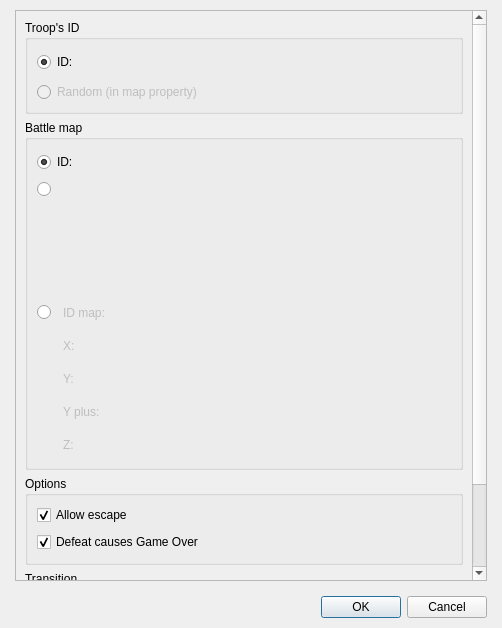
<?xml version="1.0" encoding="UTF-8"?>
<ui version="4.0">
 <class>DialogCommandStartBattle</class>
 <widget class="QDialog" name="DialogCommandStartBattle">
  <property name="geometry">
   <rect>
    <x>0</x>
    <y>0</y>
    <width>502</width>
    <height>628</height>
   </rect>
  </property>
  <property name="windowTitle">
   <string>Start a battle...</string>
  </property>
  <layout class="QGridLayout" name="gridLayout_9">
   <property name="leftMargin">
    <number>15</number>
   </property>
   <property name="topMargin">
    <number>10</number>
   </property>
   <property name="rightMargin">
    <number>15</number>
   </property>
   <property name="bottomMargin">
    <number>10</number>
   </property>
   <item row="0" column="0">
    <layout class="QVBoxLayout" name="verticalLayout_2">
     <property name="spacing">
      <number>15</number>
     </property>
     <item>
      <widget class="QScrollArea" name="scrollArea">
       <property name="widgetResizable">
        <bool>true</bool>
       </property>
       <widget class="QWidget" name="scrollAreaWidgetContents">
        <property name="geometry">
         <rect>
          <x>0</x>
          <y>-139</y>
          <width>454</width>
          <height>703</height>
         </rect>
        </property>
        <layout class="QGridLayout" name="gridLayout_7">
         <item row="0" column="0">
          <layout class="QVBoxLayout" name="verticalLayout">
           <item>
            <widget class="QGroupBox" name="groupBox">
             <property name="title">
              <string>Troop's ID</string>
             </property>
             <layout class="QGridLayout" name="gridLayout">
              <item row="0" column="0">
               <layout class="QVBoxLayout" name="verticalLayout_4">
                <item>
                 <layout class="QHBoxLayout" name="horizontalLayout_2" stretch="0,0,1">
                  <item>
                   <widget class="QRadioButton" name="radioButtonVariableConstant">
                    <property name="text">
                     <string>ID:</string>
                    </property>
                    <property name="checked">
                     <bool>true</bool>
                    </property>
                   </widget>
                  </item>
                  <item>
                   <widget class="PanelPrimitiveValue" name="widgetVariableConstant" native="true">
                    <property name="enabled">
                     <bool>true</bool>
                    </property>
                    <property name="minimumSize">
                     <size>
                      <width>300</width>
                      <height>27</height>
                     </size>
                    </property>
                    <property name="maximumSize">
                     <size>
                      <width>300</width>
                      <height>27</height>
                     </size>
                    </property>
                   </widget>
                  </item>
                  <item>
                   <spacer name="horizontalSpacer_16">
                    <property name="orientation">
                     <enum>Qt::Horizontal</enum>
                    </property>
                    <property name="sizeHint" stdset="0">
                     <size>
                      <width>68</width>
                      <height>20</height>
                     </size>
                    </property>
                   </spacer>
                  </item>
                 </layout>
                </item>
                <item>
                 <layout class="QHBoxLayout" name="horizontalLayout_3" stretch="0,1">
                  <item>
                   <widget class="QRadioButton" name="radioButtonRandom">
                    <property name="enabled">
                     <bool>false</bool>
                    </property>
                    <property name="text">
                     <string>Random (in map property)</string>
                    </property>
                   </widget>
                  </item>
                  <item>
                   <spacer name="horizontalSpacer_17">
                    <property name="orientation">
                     <enum>Qt::Horizontal</enum>
                    </property>
                    <property name="sizeHint" stdset="0">
                     <size>
                      <width>158</width>
                      <height>20</height>
                     </size>
                    </property>
                   </spacer>
                  </item>
                 </layout>
                </item>
               </layout>
              </item>
             </layout>
            </widget>
           </item>
           <item>
            <widget class="QGroupBox" name="groupBox_3">
             <property name="maximumSize">
              <size>
               <width>16777215</width>
               <height>16777215</height>
              </size>
             </property>
             <property name="title">
              <string>Battle map</string>
             </property>
             <layout class="QGridLayout" name="gridLayout_8">
              <item row="0" column="0" rowspan="2" colspan="2">
               <layout class="QGridLayout" name="gridLayout_2">
                <item row="0" column="0" colspan="2">
                 <widget class="QRadioButton" name="radioButtonID">
                  <property name="text">
                   <string>ID:</string>
                  </property>
                  <property name="checked">
                   <bool>true</bool>
                  </property>
                 </widget>
                </item>
                <item row="0" column="2" colspan="2">
                 <widget class="PanelPrimitiveValue" name="panelPrimitiveValueIDBattleMap" native="true">
                  <property name="minimumSize">
                   <size>
                    <width>300</width>
                    <height>27</height>
                   </size>
                  </property>
                  <property name="maximumSize">
                   <size>
                    <width>300</width>
                    <height>27</height>
                   </size>
                  </property>
                 </widget>
                </item>
                <item row="0" column="4">
                 <spacer name="horizontalSpacer">
                  <property name="orientation">
                   <enum>Qt::Horizontal</enum>
                  </property>
                  <property name="sizeHint" stdset="0">
                   <size>
                    <width>40</width>
                    <height>20</height>
                   </size>
                  </property>
                 </spacer>
                </item>
                <item row="1" column="0">
                 <widget class="QRadioButton" name="radioButtonSelect">
                  <property name="enabled">
                   <bool>true</bool>
                  </property>
                  <property name="text">
                   <string/>
                  </property>
                  <property name="checked">
                   <bool>false</bool>
                  </property>
                 </widget>
                </item>
                <item row="1" column="1" rowspan="2" colspan="4">
                 <widget class="PanelSelectPosition" name="panelSelectPosition" native="true">
                  <property name="enabled">
                   <bool>false</bool>
                  </property>
                  <property name="minimumSize">
                   <size>
                    <width>286</width>
                    <height>111</height>
                   </size>
                  </property>
                  <property name="maximumSize">
                   <size>
                    <width>16777215</width>
                    <height>111</height>
                   </size>
                  </property>
                 </widget>
                </item>
                <item row="2" column="0">
                 <spacer name="verticalSpacer_3">
                  <property name="orientation">
                   <enum>Qt::Vertical</enum>
                  </property>
                  <property name="sizeHint" stdset="0">
                   <size>
                    <width>20</width>
                    <height>98</height>
                   </size>
                  </property>
                 </spacer>
                </item>
                <item row="3" column="0">
                 <widget class="QRadioButton" name="radioButtonNumber">
                  <property name="text">
                   <string/>
                  </property>
                 </widget>
                </item>
                <item row="3" column="1" colspan="2">
                 <widget class="QLabel" name="label_7">
                  <property name="enabled">
                   <bool>false</bool>
                  </property>
                  <property name="text">
                   <string>ID map:</string>
                  </property>
                 </widget>
                </item>
                <item row="3" column="4" rowspan="5">
                 <spacer name="horizontalSpacer_11">
                  <property name="orientation">
                   <enum>Qt::Horizontal</enum>
                  </property>
                  <property name="sizeHint" stdset="0">
                   <size>
                    <width>38</width>
                    <height>158</height>
                   </size>
                  </property>
                 </spacer>
                </item>
                <item row="4" column="0" rowspan="4">
                 <spacer name="verticalSpacer_4">
                  <property name="orientation">
                   <enum>Qt::Vertical</enum>
                  </property>
                  <property name="sizeHint" stdset="0">
                   <size>
                    <width>20</width>
                    <height>128</height>
                   </size>
                  </property>
                 </spacer>
                </item>
                <item row="4" column="1">
                 <widget class="QLabel" name="label_8">
                  <property name="enabled">
                   <bool>false</bool>
                  </property>
                  <property name="text">
                   <string>X:</string>
                  </property>
                 </widget>
                </item>
                <item row="5" column="1">
                 <widget class="QLabel" name="label_9">
                  <property name="enabled">
                   <bool>false</bool>
                  </property>
                  <property name="text">
                   <string>Y:</string>
                  </property>
                 </widget>
                </item>
                <item row="5" column="3">
                 <widget class="PanelPrimitiveValue" name="widgetY" native="true">
                  <property name="enabled">
                   <bool>false</bool>
                  </property>
                  <property name="minimumSize">
                   <size>
                    <width>250</width>
                    <height>27</height>
                   </size>
                  </property>
                  <property name="maximumSize">
                   <size>
                    <width>250</width>
                    <height>27</height>
                   </size>
                  </property>
                 </widget>
                </item>
                <item row="6" column="1" colspan="2">
                 <widget class="QLabel" name="label_10">
                  <property name="enabled">
                   <bool>false</bool>
                  </property>
                  <property name="text">
                   <string>Y plus:</string>
                  </property>
                 </widget>
                </item>
                <item row="6" column="3">
                 <widget class="PanelPrimitiveValue" name="widgetYplus" native="true">
                  <property name="enabled">
                   <bool>false</bool>
                  </property>
                  <property name="minimumSize">
                   <size>
                    <width>250</width>
                    <height>27</height>
                   </size>
                  </property>
                  <property name="maximumSize">
                   <size>
                    <width>250</width>
                    <height>27</height>
                   </size>
                  </property>
                 </widget>
                </item>
                <item row="7" column="1">
                 <widget class="QLabel" name="label_11">
                  <property name="enabled">
                   <bool>false</bool>
                  </property>
                  <property name="text">
                   <string>Z:</string>
                  </property>
                 </widget>
                </item>
                <item row="7" column="3">
                 <widget class="PanelPrimitiveValue" name="widgetZ" native="true">
                  <property name="enabled">
                   <bool>false</bool>
                  </property>
                  <property name="minimumSize">
                   <size>
                    <width>250</width>
                    <height>27</height>
                   </size>
                  </property>
                  <property name="maximumSize">
                   <size>
                    <width>250</width>
                    <height>27</height>
                   </size>
                  </property>
                 </widget>
                </item>
                <item row="3" column="3">
                 <widget class="PanelPrimitiveValue" name="widgetIdMap" native="true">
                  <property name="enabled">
                   <bool>false</bool>
                  </property>
                  <property name="minimumSize">
                   <size>
                    <width>250</width>
                    <height>27</height>
                   </size>
                  </property>
                  <property name="maximumSize">
                   <size>
                    <width>250</width>
                    <height>27</height>
                   </size>
                  </property>
                 </widget>
                </item>
                <item row="4" column="3">
                 <widget class="PanelPrimitiveValue" name="widgetX" native="true">
                  <property name="enabled">
                   <bool>false</bool>
                  </property>
                  <property name="minimumSize">
                   <size>
                    <width>250</width>
                    <height>27</height>
                   </size>
                  </property>
                  <property name="maximumSize">
                   <size>
                    <width>250</width>
                    <height>27</height>
                   </size>
                  </property>
                 </widget>
                </item>
               </layout>
              </item>
             </layout>
            </widget>
           </item>
           <item>
            <widget class="QGroupBox" name="groupBox_2">
             <property name="title">
              <string>Options</string>
             </property>
             <layout class="QGridLayout" name="gridLayout_4">
              <item row="0" column="0">
               <layout class="QGridLayout" name="gridLayout_3">
                <item row="0" column="0">
                 <widget class="QCheckBox" name="checkBoxEscape">
                  <property name="text">
                   <string>Allow escape</string>
                  </property>
                  <property name="checked">
                   <bool>true</bool>
                  </property>
                 </widget>
                </item>
                <item row="0" column="1" rowspan="2">
                 <spacer name="horizontalSpacer_2">
                  <property name="orientation">
                   <enum>Qt::Horizontal</enum>
                  </property>
                  <property name="sizeHint" stdset="0">
                   <size>
                    <width>68</width>
                    <height>48</height>
                   </size>
                  </property>
                 </spacer>
                </item>
                <item row="1" column="0">
                 <widget class="QCheckBox" name="checkBoxGameOver">
                  <property name="text">
                   <string>Defeat causes Game Over</string>
                  </property>
                  <property name="checked">
                   <bool>true</bool>
                  </property>
                 </widget>
                </item>
               </layout>
              </item>
             </layout>
            </widget>
           </item>
           <item>
            <widget class="QGroupBox" name="groupBox_4">
             <property name="title">
              <string>Transition</string>
             </property>
             <layout class="QGridLayout" name="gridLayout_6">
              <item row="0" column="0">
               <layout class="QGridLayout" name="gridLayout_5">
                <item row="0" column="0">
                 <widget class="QLabel" name="label">
                  <property name="text">
                   <string>Start:</string>
                  </property>
                 </widget>
                </item>
                <item row="0" column="1">
                 <widget class="QComboBox" name="comboBoxTransitionStart">
                  <property name="minimumSize">
                   <size>
                    <width>100</width>
                    <height>0</height>
                   </size>
                  </property>
                  <property name="currentIndex">
                   <number>2</number>
                  </property>
                  <item>
                   <property name="text">
                    <string>None</string>
                   </property>
                  </item>
                  <item>
                   <property name="text">
                    <string>Fade in...</string>
                   </property>
                  </item>
                  <item>
                   <property name="text">
                    <string>Zoom in</string>
                   </property>
                  </item>
                 </widget>
                </item>
                <item row="0" column="3" rowspan="2">
                 <spacer name="horizontalSpacer_3">
                  <property name="orientation">
                   <enum>Qt::Horizontal</enum>
                  </property>
                  <property name="sizeHint" stdset="0">
                   <size>
                    <width>38</width>
                    <height>58</height>
                   </size>
                  </property>
                 </spacer>
                </item>
                <item row="1" column="0">
                 <widget class="QLabel" name="label_2">
                  <property name="text">
                   <string>End:</string>
                  </property>
                 </widget>
                </item>
                <item row="1" column="1">
                 <widget class="QComboBox" name="comboBoxTransitionEnd">
                  <property name="currentIndex">
                   <number>2</number>
                  </property>
                  <item>
                   <property name="text">
                    <string>None</string>
                   </property>
                  </item>
                  <item>
                   <property name="text">
                    <string>Fade out...</string>
                   </property>
                  </item>
                  <item>
                   <property name="text">
                    <string>Zoom out</string>
                   </property>
                  </item>
                 </widget>
                </item>
                <item row="0" column="2">
                 <widget class="PanelPrimitiveValue" name="panelPrimitiveValueTransitionColorStart" native="true">
                  <property name="enabled">
                   <bool>false</bool>
                  </property>
                  <property name="minimumSize">
                   <size>
                    <width>250</width>
                    <height>27</height>
                   </size>
                  </property>
                  <property name="maximumSize">
                   <size>
                    <width>250</width>
                    <height>27</height>
                   </size>
                  </property>
                 </widget>
                </item>
                <item row="1" column="2">
                 <widget class="PanelPrimitiveValue" name="panelPrimitiveValueTransitionColorEnd" native="true">
                  <property name="enabled">
                   <bool>false</bool>
                  </property>
                  <property name="minimumSize">
                   <size>
                    <width>250</width>
                    <height>27</height>
                   </size>
                  </property>
                  <property name="maximumSize">
                   <size>
                    <width>250</width>
                    <height>27</height>
                   </size>
                  </property>
                 </widget>
                </item>
               </layout>
              </item>
             </layout>
            </widget>
           </item>
          </layout>
         </item>
        </layout>
       </widget>
      </widget>
     </item>
     <item>
      <widget class="QDialogButtonBox" name="buttonBox">
       <property name="orientation">
        <enum>Qt::Horizontal</enum>
       </property>
       <property name="standardButtons">
        <set>QDialogButtonBox::Cancel|QDialogButtonBox::Ok</set>
       </property>
      </widget>
     </item>
    </layout>
   </item>
  </layout>
 </widget>
 <customwidgets>
  <customwidget>
   <class>PanelPrimitiveValue</class>
   <extends>QWidget</extends>
   <header>panelprimitivevalue.h</header>
   <container>1</container>
  </customwidget>
  <customwidget>
   <class>PanelSelectPosition</class>
   <extends>QWidget</extends>
   <header>panelselectposition.h</header>
   <container>1</container>
  </customwidget>
 </customwidgets>
 <resources/>
 <connections>
  <connection>
   <sender>buttonBox</sender>
   <signal>accepted()</signal>
   <receiver>DialogCommandStartBattle</receiver>
   <slot>accept()</slot>
   <hints>
    <hint type="sourcelabel">
     <x>248</x>
     <y>254</y>
    </hint>
    <hint type="destinationlabel">
     <x>157</x>
     <y>274</y>
    </hint>
   </hints>
  </connection>
  <connection>
   <sender>buttonBox</sender>
   <signal>rejected()</signal>
   <receiver>DialogCommandStartBattle</receiver>
   <slot>reject()</slot>
   <hints>
    <hint type="sourcelabel">
     <x>316</x>
     <y>260</y>
    </hint>
    <hint type="destinationlabel">
     <x>286</x>
     <y>274</y>
    </hint>
   </hints>
  </connection>
 </connections>
</ui>
